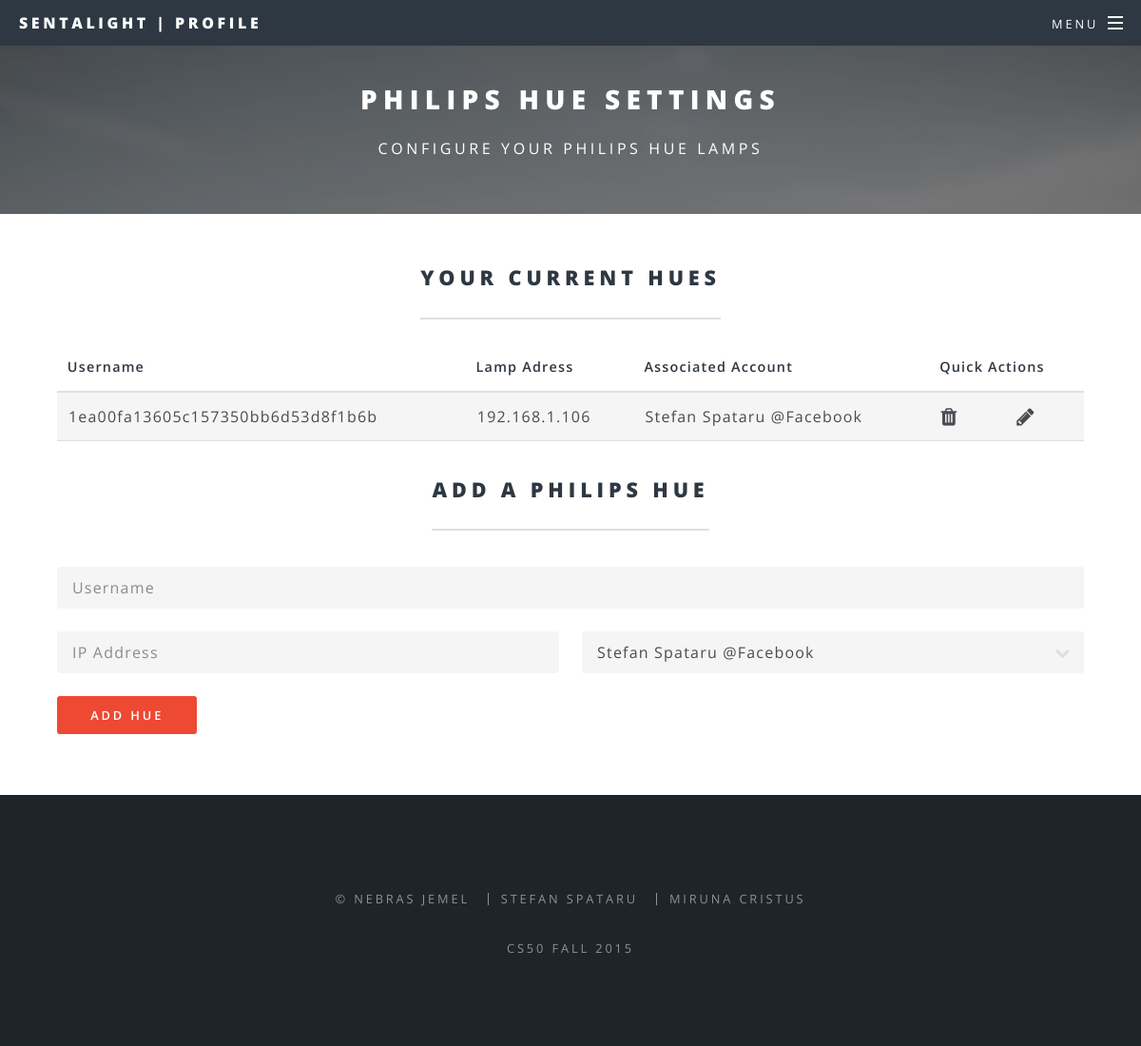
Page /hue (signed in) on the committed database.
### Interface/models.py (models this page shows)
class PhilipsHue(models.Model):
    user = models.ForeignKey(User, on_delete=models.CASCADE)
    username = models.CharField(max_length=100)
    ip_address = models.CharField(max_length=15)
    related_account = models.ForeignKey(FacebookAccount, on_delete=models.SET_NULL, null=True)

class FacebookAccount(models.Model):
    user = models.ForeignKey(User, on_delete=models.CASCADE)
    account_id = models.IntegerField()
    account_name = models.CharField(max_length=100)
    class Meta:
        unique_together = ('user', 'account_name')

### Interface/views.py (the view)
# urls.py: url(r'^hue', 'Interface.views.hue'),
@login_required
def hue(request):
    title = "Philips Hue Settings"
    message = "Manage Your Social Media Accounts"
    query = PhilipsHue.objects.filter(user = request.user)
    accounts = FacebookAccount.objects.filter(user_id = request.user.id)
    if request.method == 'POST':
        related = FacebookAccount.objects.filter(account_name = request.POST['related_account'])
        form = PhilipsHue(user = request.user, username = request.POST['username'], ip_address = request.POST['ip_address'],
                          related_account = related[0])
        form.save()
        message = "Hue Added Successfully"
        print(request.POST['related_account'])
    else:
        message = "Configure your Philips Hue Lamps"
    return render(request, "hue.html", {'title': title, 'message': message, 'query': query, 'accounts': accounts})

### templates/hue.html
{% extends "base2.html" %} {% load staticfiles %} {% block content %}
    <section class="wrapper style5">
        <div class="inner">
            <header class="major align-center">
                <h2>Your Current Hues</h2> {% if query %}
                </header>
                <div>
                    <table class="table-wrapper">
                        <thead>
                        <tr>
                            <th>Username</th>
                            <th>Lamp Adress</th>
                            <th>Associated Account</th>
                            <th colspan="2">Quick Actions</th>
                        </tr>
                        </thead>
                        <tbody>
                        {% for each_model in query %}
                            <tr>
                                <td>{{ each_model.username }}</td>
                                <td>{{ each_model.ip_address }}</td>
                                <td>{{ each_model.related_account.account_name }}</td>
                                <td><i class="icon fa-trash fa-lg"></i></td>
                                <td><i class="icon fa-pencil fa-lg"></i></td>
                            </tr>
                        {% endfor %}
                        </tbody>
                    </table>
                </div>
            {% else %}
                <p>You Don't have any Hues Configured. Please Add one.</p>
                </header>
            {% endif %}
            <header class="major align-center">
                <h2>Add a Philips Hue</h2>{% if accounts %}</header>
                <form method="post" action="/hue"> {% csrf_token %}
                    <div class="row uniform">
                        <div class="12u$">
                            <input type="text" name="username" id="username" value="" placeholder="Username" required/>
                        </div>
                        <div class="6u">
                            <input type="text" name="ip_address" id="ip_address" value="" placeholder="IP Address"
                                   required/>
                        </div>
                        <div class="6u$">
                            <div class="select-wrapper">
                                <select name="related_account" id="related_account">
                                    {% for option in accounts %}
                                        <option value="{{ option.account_name }}">{{ option.account_name }}</option>
                                    {% endfor %}
                                </select>
                            </div>
                        </div>
                        <div class="12u$">
                            <ul class="actions">
                                <li>
                                    <input type="submit" value="Add Hue" class="special"/>
                                </li>
                            </ul>
                        </div>
                    </div>
                </form>
            {% else %}
                <p>You Don't have Any social Account Configured.</p>
                </header>
            {% endif %}
        </div>
    </section>
{% endblock %}

### rows in the picture
PhilipsHue: username "1ea00fa13605c157350bb6d53d8f1b6b", ip_address "192.168.1.106", related_account.account_name "Stefan Spataru @Facebook"

### other values in the picture
{{ title }} "PHILIPS HUE SETTINGS"
{{ message }} "CONFIGURE YOUR PHILIPS HUE LAMPS"
form field related_account "Stefan Spataru @Facebook"
